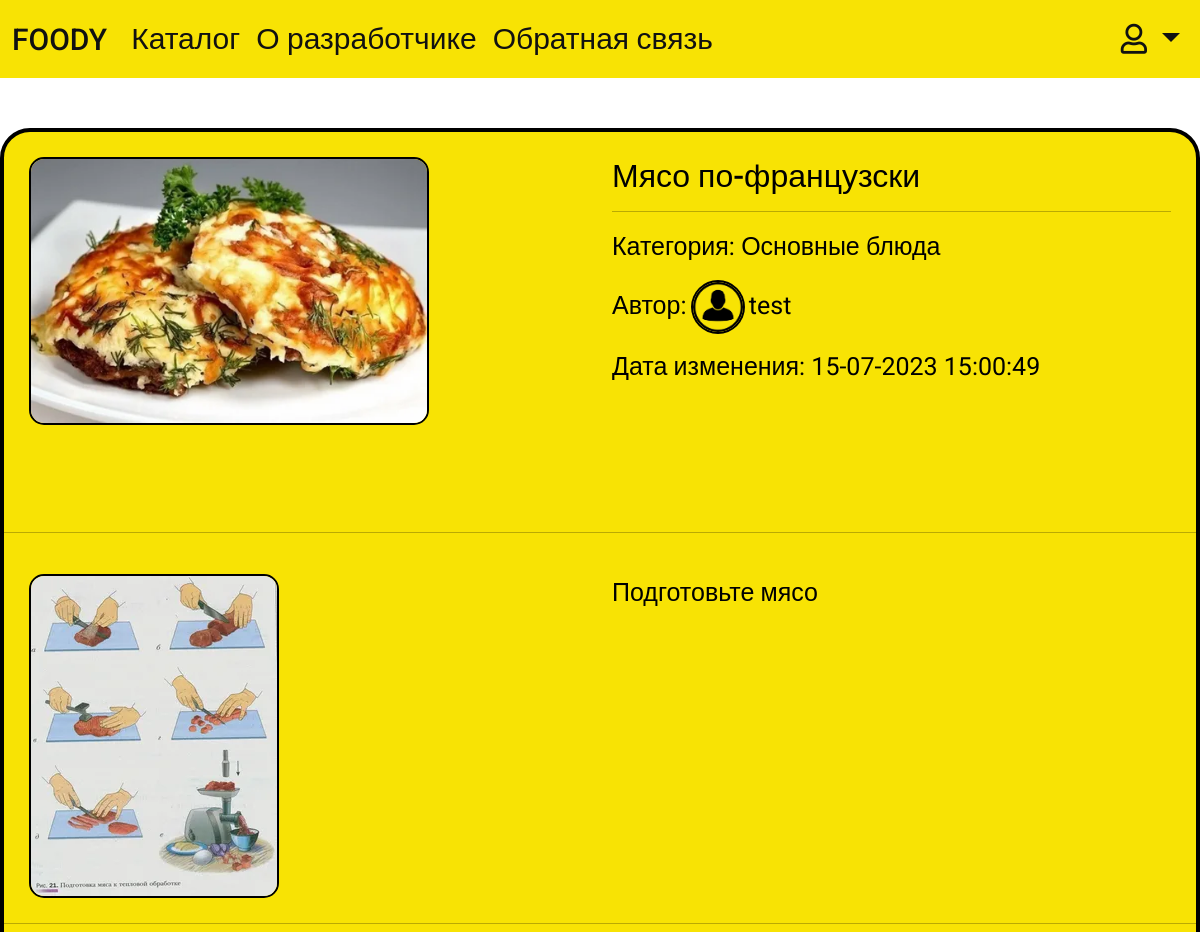
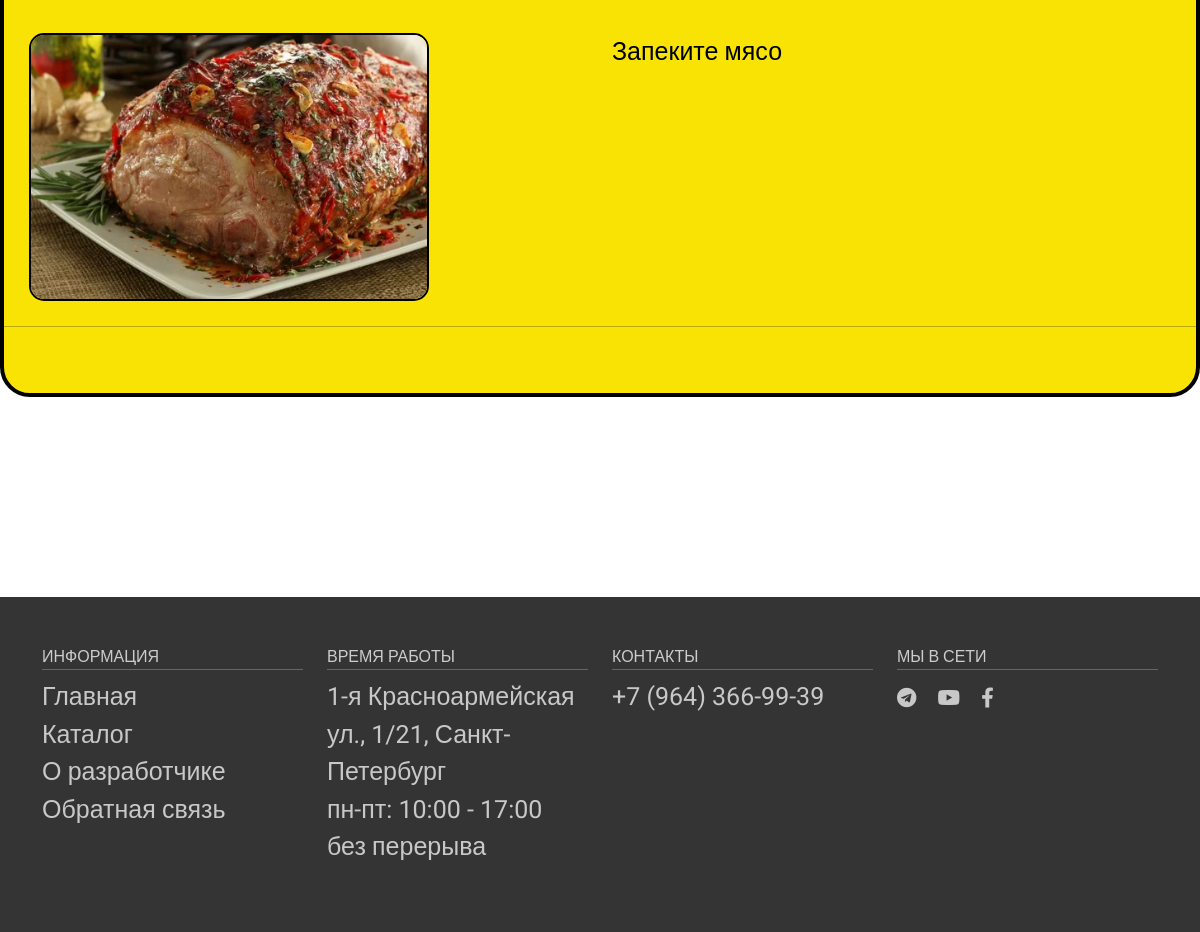
/recipe/myaso-po-francuzski/, run on the app's committed database (2 pictures, top to bottom).
### food/models.py (models this page shows, shortened)
class Recipe(models.Model):
    title = models.CharField(max_length=255, verbose_name="Заголовок")
    slug = models.SlugField(max_length=255, unique=True, db_index=True, verbose_name="URL")
    time_create = models.DateTimeField(auto_now_add=True, verbose_name="Время создания")
    time_update = models.DateTimeField(auto_now=True, verbose_name="Время изменения")
    is_published = models.BooleanField(default=True, verbose_name="Публикация")
    cat = models.ForeignKey('Category', on_delete=models.PROTECT, verbose_name="Категории")
    user = models.ForeignKey(User, on_delete=models.CASCADE)
    preview_photo = models.ImageField(upload_to="photos/%Y/%m/%d/", verbose_name="Превью")
    class Meta:
        verbose_name = 'Рецепты'
        verbose_name_plural = 'Рецепты'
        ordering = ['id']
        get_latest_by = ['id']

class Category(models.Model):
    name = models.CharField(max_length=100, db_index=True, verbose_name="Категория", unique=True)
    slug = models.SlugField(max_length=255, unique=True, db_index=True, verbose_name="URL")
    def __str__(self):
        return self.name
    class Meta:
        verbose_name = 'Категория'
        verbose_name_plural = 'Категории'
        ordering = ['id']

class Profile(models.Model):
    user = models.OneToOneField(User, on_delete=models.CASCADE)
    avatar = models.ImageField(default='default.png', upload_to='profile_images')
    class Meta:
        verbose_name = 'Профиль'
        verbose_name_plural = 'Профиль'
        ordering = ['id']

class Recipe_block(models.Model):
    recipe = models.ForeignKey('Recipe', on_delete=models.CASCADE, verbose_name="Рецепт",null=True)
    content = models.TextField(blank=True, verbose_name="Текст рецепта")
    photo = models.ImageField(upload_to="photos/%Y/%m/%d/", verbose_name="Фото")
    class Meta:
        verbose_name = 'Блоки рецептов'
        verbose_name_plural = 'Блоки рецептов'
        ordering = ['id']

### food/views.py (the view)
# urls.py: path('recipe/<slug:rec_slug>/', show_recipe, name='recipe'),
def show_recipe(request,rec_slug):
    recipe = get_object_or_404(Recipe, slug=rec_slug)
    blocks = recipe.recipe_block_set.all()
    context = {
        'title': recipe.title,
        'r': recipe,
        'blocks': blocks,
    }
    return render(request, 'food/recipe.html', context=context)

### food/templates/food/recipe.html
{% extends 'food/base.html' %}
{% load static %}
{% load recipe_tags %}
{% block extracss %}
	<link rel="stylesheet" href="{% static 'food/css/recipe.css' %}">
{% endblock %}
{% block content %}
<div style="display: flex">
<div class="recipe_card" >
    <div class="card-body">
        <div class="row">
            <div class="col">
                {% if r.preview_photo %} <p><img class="photo"
                                                 src="{{r.preview_photo.url}}">
            </p> {% endif %}
            </div>
            <div class="col" style="margin: 25px">
                <h2>
                    {{r.title}}</h2>
                <hr>
                <p>Категория: {{r.cat}}</p>
                <p>Автор:
                    <img src="{{ r.user.profile.avatar.url }} " style="width:50px;height:50px;   overflow: hidden;
						border-radius: 50%; box-shadow: 0 0 0 2px black, 0 0 0px #333;">
                    {{r.user.username}}
                </p>
                <p>Дата изменения: {{r.time_update|date:"d-m-Y H:i:s"}}</p>
            </div>
        </div>
<section>
<hr>
                {% for b in blocks %}
            <div class="row">
                <div class="col" >
                    <img class="photo" src="{{b.photo.url}}">
                </div>
                <div class="col" style="margin: 25px">
            {{b.content}}
                </div>
                <hr>
                </div>
            {% endfor %}
    </section>
    </div>
</div>
</div>
{% endblock %}

### food/static/food/css/main.css (style rules this page uses)
html { font-size: 16px; }
body { font-family: 'Roboto', sans-serif; font-size: 25px; font-weight: 400; color: #000; background-color: white; min-width: 320px; }
img { max-width: 100%; height: auto; }
section { padding: 50px 0; }

### food/static/food/css/recipe.css (style rules this page uses)
.recipe_card { border-radius: 30px; background-color: #f8e304; text-decoration: none; border: solid 4px black; text-align: left; margin: auto; margin-top: 50px; overflow: hidden; transition: 0.5s; max-width: 1200px; width: -webkit-fill-available; }
.photo { border-radius: 15px; border: solid 2px black; max-width: 400px; height: auto; margin: 25px; }

### data on the page
Recipe: preview_photo (picture), title "Мясо по-французски", cat "Основные блюда", user.profile.avatar (picture), user.username "test", time_update "15-07-2023 15:00:49"
Recipe_block: photo (picture), content "Подготовьте мясо"
Recipe_block: photo (picture), content "Запеките мясо"
